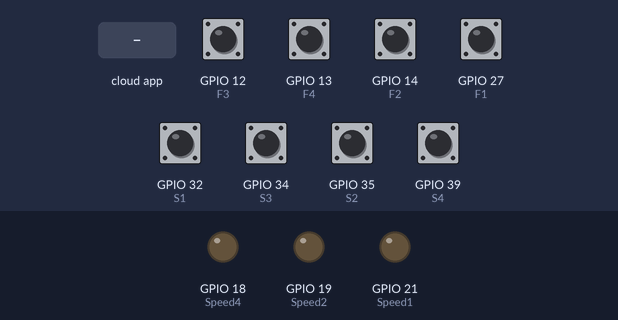
The sketch below on a simulated ESP32. Shown: output pins drawn as LEDs (lit = HIGH). The test bench sets the inputs (shaded band); at power-on: GPIO 12 (F3), GPIO 13 (F4), GPIO 14 (F2), GPIO 27 (F1), GPIO 32 (S1), GPIO 34 (S3), GPIO 35 (S2), GPIO 39 (S4) HIGH. WiFi joins after 1.5 s; servers stay silent unless stated; what the sketch prints to the serial monitor is not drawn.

Above: at 2.7 s.
2.8 s: the phone or cloud app sets Fan to 64
At 4.1 s:
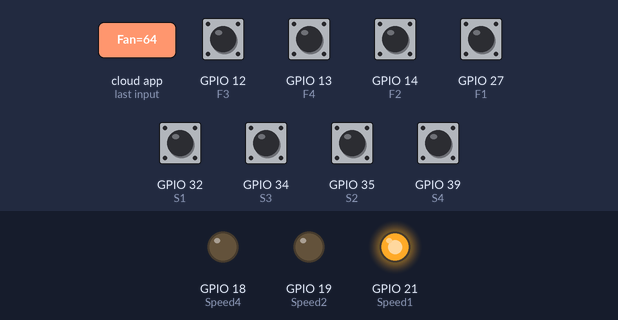
5.3 s: the phone or cloud app sets Fan to 128
At 7.2 s:
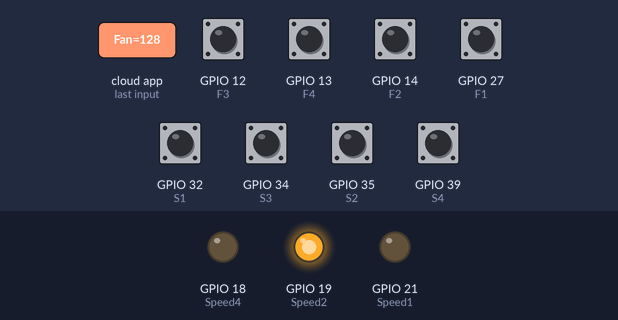
7.8 s: the phone or cloud app sets Fan to 255
At 9.1 s:
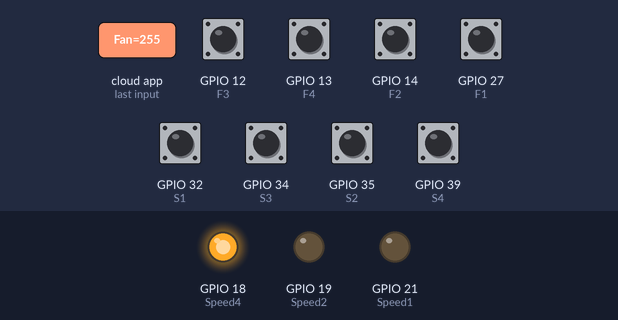
10.3 s: GPIO 13 (F4) pulled LOW for 0.15 s
At 11.5 s:
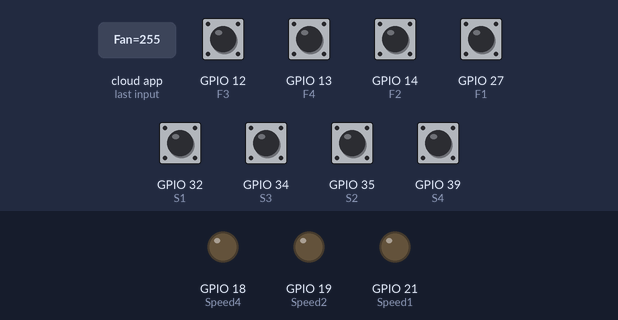
Timing chart, 0 to 13.3 s (numbered marks = the images above; inputs shaded):
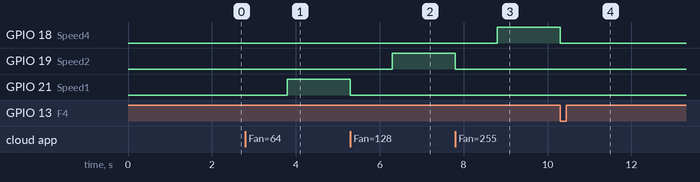

The sketch:

ESPALEXA_All_in_One.ino
```cpp
/*
 *
 * This is the code for the project,
 * Controlling UNLIMITED Appliances using ALEXA for FREE
 * YouTube Video Link - https://youtu.be/sB8JhWnzkTU
 *
 *
 * This code is tried and tested with
 * - Arduino IDE version 1.8.19
 * - ESP32 board packages version 2.0.1,
 * - ESPAlexa Library version 2.7.0,
 * - AceButton Library version 1.9.1
 *
 * In case the code doesn't work, try upgrading/downgrading the verison of above mentioned Libraries.
 *
 */

#define DEBUG_SW 1

// libraries
#include <WiFi.h>
#include <Espalexa.h> // https://github.com/Aircoookie/Espalexa
#include <AceButton.h> // https://github.com/bxparks/AceButton

using namespace ace_button;

Espalexa espalexa;

//  Pins of Relay (Appliance Control)
#define R1 15
#define R2 2
#define R3 4
#define R4 22

// Pins of Relay (Fan Speed Control)
#define Speed1 21
#define Speed2 19
#define Speed4 18

// Pins of Switches
#define S1 32
#define S2 35
#define S3 34
#define S4 39

// Pins of Fan Regulator Knob
#define F1  27
#define F2  14
#define F3  12
#define F4  13

// Flags for Fan Regulator Knob
bool speed0_flag = 1;
bool speed1_flag = 1;
bool speed2_flag = 1;
bool speed3_flag = 1;
bool speed4_flag = 1;

// WiFi Credentials
const char* ssid = "SmS_jiofi";
const char* password = "sms123458956";

// device names
String Appliance1 = "Light 1";
String Appliance2 = "Light 2";
String Appliance3 = "Light 3";
String Appliance4 = "Light 4";
String Fan = "Fan";


boolean connectWifi();

//callback functions
void firstLightChanged(uint8_t brightness);
void secondLightChanged(uint8_t brightness);
void thirdLightChanged(uint8_t brightness);
void fourthLightChanged(uint8_t brightness);
void fanChanged(uint8_t brightness);


ButtonConfig config1;
AceButton button1(&config1);
ButtonConfig config2;
AceButton button2(&config2);
ButtonConfig config3;
AceButton button3(&config3);
ButtonConfig config4;
AceButton button4(&config4);

void handleEvent1(AceButton*, uint8_t, uint8_t);
void handleEvent2(AceButton*, uint8_t, uint8_t);
void handleEvent3(AceButton*, uint8_t, uint8_t);
void handleEvent4(AceButton*, uint8_t, uint8_t);

boolean wifiConnected = false;

//our callback functions
void firstLightChanged(uint8_t brightness)
{

  if (brightness == 255)
  {
    digitalWrite(R1, HIGH);
    Serial.println("Device1 ON");
  }
  else
  {
    digitalWrite(R1, LOW);
    Serial.println("Device1 OFF");
  }
}

void secondLightChanged(uint8_t brightness)
{

  if (brightness == 255)
  {
    digitalWrite(R2, HIGH);
    Serial.println("Device2 ON");
  }
  else
  {
    digitalWrite(R2, LOW);
    Serial.println("Device2 OFF");
  }
}

void thirdLightChanged(uint8_t brightness)
{

  if (brightness == 255)
  {
    digitalWrite(R3, HIGH);
    Serial.println("Device3 ON");
  }
  else
  {
    digitalWrite(R3, LOW);
    Serial.println("Device3 OFF");
  }
}

void fourthLightChanged(uint8_t brightness)
{
  if (brightness == 255)
  {
    digitalWrite(R4, HIGH);
    Serial.println("Device4 ON");
  }
  else
  {
    digitalWrite(R4, LOW);
    Serial.println("Device4 OFF");
  }
}

void fanChanged(uint8_t brightness)
{
  int percent = map(brightness, 0, 255, 0, 4);

  if (percent == 0)
    speed0();
  if (percent == 1)
    speed1();
  if (percent == 2)
    speed2();
  if (percent == 3)
    speed3();
  if (percent == 4)
    speed4();

}

// connect to wifi – returns true if successful or false if not
boolean connectWifi()
{
  boolean state = true;
  int i = 0;

  WiFi.mode(WIFI_STA);
  WiFi.begin(ssid, password);
  Serial.println("");
  Serial.println("Connecting to WiFi");

  // Wait for connection
  Serial.print("Connecting...");
  while (WiFi.status() != WL_CONNECTED) {
    delay(500);
    Serial.print(".");
    if (i > 20) {
      state = false; break;
    }
    i++;
  }
  Serial.println("");
  if (state) {
    Serial.print("Connected to ");
    Serial.println(ssid);
    Serial.print("IP address: ");
    Serial.println(WiFi.localIP());
  }
  else {
    Serial.println("Connection failed.");
  }
  return state;
}

void ESPAlexa_Devices()
{
  // Define your devices here.
  espalexa.addDevice(Appliance1, firstLightChanged);
  espalexa.addDevice(Appliance2, secondLightChanged);
  espalexa.addDevice(Appliance3, thirdLightChanged);
  espalexa.addDevice(Appliance4, fourthLightChanged);
  espalexa.addDevice(Fan, fanChanged);

  espalexa.begin();
}

void setup()
{
  Serial.begin(115200);

  pinMode(R1, OUTPUT);
  pinMode(R2, OUTPUT);
  pinMode(R3, OUTPUT);
  pinMode(R4, OUTPUT);

  digitalWrite(R1, LOW);
  digitalWrite(R2, LOW);
  digitalWrite(R3, LOW);
  digitalWrite(R4, LOW);

  pinMode(Speed1, OUTPUT);
  pinMode(Speed2, OUTPUT);
  pinMode(Speed4, OUTPUT);

  pinMode(S1, INPUT_PULLUP);
  pinMode(S2, INPUT_PULLUP);
  pinMode(S3, INPUT_PULLUP);
  pinMode(S4, INPUT_PULLUP);

  pinMode(F1, INPUT_PULLUP);
  pinMode(F2, INPUT_PULLUP);
  pinMode(F3, INPUT_PULLUP);
  pinMode(F4, INPUT_PULLUP);


  config1.setEventHandler(button1Handler);
  config2.setEventHandler(button2Handler);
  config3.setEventHandler(button3Handler);
  config4.setEventHandler(button4Handler);


  button1.init(S1);
  button2.init(S2);
  button3.init(S3);
  button4.init(S4);


  // Initialise wifi connection
  wifiConnected = connectWifi();

  if (wifiConnected)
  {
    ESPAlexa_Devices();
  }
  else
  {
    Serial.println("wifi not connected!!!");
    delay(1000);
  }
}

void loop()
{
  if (WiFi.status() != WL_CONNECTED)
  {
    if (DEBUG_SW)Serial.print("Not Connected ");
  }
  else
  {
    if (DEBUG_SW)Serial.print("Connected  ");
    if (wifiConnected)
    {
      espalexa.loop();
      delay(1);
    }
    else
    {
      wifiConnected = connectWifi();
      if (wifiConnected)
      {
        ESPAlexa_Devices();
      }
    }
  }

  button1.check();
  button2.check();
  button3.check();
  button4.check();
  fan_switch_check();

}

void button1Handler(AceButton* button, uint8_t eventType, uint8_t buttonState) {
  Serial.println("EVENT1");
  EspalexaDevice* d1 = espalexa.getDevice(0);
  switch (eventType) {
    case AceButton::kEventPressed:
      Serial.println("kEventPressed");
      d1->setPercent(100); //This is used for feedback
      digitalWrite(R1, HIGH);
      break;
    case AceButton::kEventReleased:
      Serial.println("kEventReleased");
      d1->setPercent(0);
      digitalWrite(R1, LOW);
      break;
  }
}

void button2Handler(AceButton* button, uint8_t eventType, uint8_t buttonState) {
  Serial.println("EVENT2");
  EspalexaDevice* d2 = espalexa.getDevice(1);
  switch (eventType) {
    case AceButton::kEventPressed:
      Serial.println("kEventPressed");
      d2->setPercent(100);
      digitalWrite(R2, HIGH);
      break;
    case AceButton::kEventReleased:
      Serial.println("kEventReleased");
      d2->setPercent(0);
      digitalWrite(R2, LOW);
      break;
  }
}

void button3Handler(AceButton* button, uint8_t eventType, uint8_t buttonState) {
  Serial.println("EVENT3");
  EspalexaDevice* d3 = espalexa.getDevice(2);
  switch (eventType) {
    case AceButton::kEventPressed:
      Serial.println("kEventPressed");
      d3->setPercent(100);
      digitalWrite(R3, HIGH);
      break;
    case AceButton::kEventReleased:
      Serial.println("kEventReleased");
      d3->setPercent(0);
      digitalWrite(R3, LOW);
      break;
  }
}

void button4Handler(AceButton* button, uint8_t eventType, uint8_t buttonState) {
  Serial.println("EVENT4");
  EspalexaDevice* d4 = espalexa.getDevice(3);
  switch (eventType) {
    case AceButton::kEventPressed:
      Serial.println("kEventPressed");
      d4->setPercent(100);
      digitalWrite(R4, HIGH);
      break;
    case AceButton::kEventReleased:
      Serial.println("kEventReleased");
      d4->setPercent(0);
      digitalWrite(R4, LOW);
      break;
  }
}

void fan_switch_check()
{
  if (digitalRead(F1) == LOW && speed1_flag == 1)
  {
    EspalexaDevice* d5 = espalexa.getDevice(4);
    d5->setPercent(25);
    speed1();
    speed1_flag = 0;
    speed2_flag = 1;
    speed3_flag = 1;
    speed4_flag = 1;
    speed0_flag = 1;


  }
  if (digitalRead(F2) == LOW && digitalRead(F3) == HIGH && speed2_flag == 1)
  {
    EspalexaDevice* d5 = espalexa.getDevice(4);
    d5->setPercent(50);
    speed2();
    speed1_flag = 1;
    speed2_flag = 0;
    speed3_flag = 1;
    speed4_flag = 1;
    speed0_flag = 1;

  }
  if (digitalRead(F2) == LOW && digitalRead(F3) == LOW && speed3_flag == 1)
  {
    EspalexaDevice* d5 = espalexa.getDevice(4);
    d5->setPercent(75);
    speed3();
    speed1_flag = 1;
    speed2_flag = 1;
    speed3_flag = 0;
    speed4_flag = 1;
    speed0_flag = 1;
  }
  if (digitalRead(F4) == LOW  && speed4_flag == 1)
  {
    EspalexaDevice* d5 = espalexa.getDevice(4);
    d5->setPercent(100);
    speed4();
    speed1_flag = 1;
    speed2_flag = 1;
    speed3_flag = 1;
    speed4_flag = 0;
    speed0_flag = 1;
  }
  if (digitalRead(F1) == HIGH && digitalRead(F2) == HIGH && digitalRead(F3) == HIGH && digitalRead(F4) == HIGH  && speed0_flag == 1)
  {
    EspalexaDevice* d5 = espalexa.getDevice(4);
    d5->setPercent(0);
    speed0();
    speed1_flag = 1;
    speed2_flag = 1;
    speed3_flag = 1;
    speed4_flag = 1;
    speed0_flag = 0;
  }
}

// Fan Speed Control

void speed0()
{
  //All Relays Off - Fan at speed 0
  if (DEBUG_SW)Serial.println("SPEED 0");
  digitalWrite(Speed1, LOW);
  digitalWrite(Speed2, LOW);
  digitalWrite(Speed4, LOW);

}

void speed1()
{
  //Speed1 Relay On - Fan at speed 1
  if (DEBUG_SW)Serial.println("SPEED 1");
  digitalWrite(Speed1, LOW);
  digitalWrite(Speed2, LOW);
  digitalWrite(Speed4, LOW);
  delay(1000);
  digitalWrite(Speed1, HIGH);
}

void speed2()
{
  //Speed2 Relay On - Fan at speed 2
  if (DEBUG_SW)Serial.println("SPEED 2");
  digitalWrite(Speed1, LOW);
  digitalWrite(Speed2, LOW);
  digitalWrite(Speed4, LOW);
  delay(1000);
  digitalWrite(Speed2, HIGH);
}

void speed3()
{
  //Speed1 & Speed2 Relays On - Fan at speed 3
  if (DEBUG_SW)Serial.println("SPEED 3");
  digitalWrite(Speed1, LOW);
  digitalWrite(Speed2, LOW);
  digitalWrite(Speed4, LOW);
  delay(1000);
  digitalWrite(Speed1, HIGH);
  digitalWrite(Speed2, HIGH);

}

void speed4()
{
  //Speed4 Relay On - Fan at speed 4
  if (DEBUG_SW)Serial.println("SPEED 4");
  digitalWrite(Speed1, LOW);
  digitalWrite(Speed2, LOW);
  digitalWrite(Speed4, LOW);
  delay(1000);
  digitalWrite(Speed4, HIGH);
}
```

Measured:
- after the input at 2.8 s, GPIO 21 (Speed1): LOW → HIGH after 1.0 s
- after the input at 5.3 s, GPIO 19 (Speed2): LOW → HIGH after 1.0 s; GPIO 21 (Speed1): HIGH → LOW at once
- after the input at 7.8 s, GPIO 18 (Speed4): LOW → HIGH after 1.0 s; GPIO 19 (Speed2): HIGH → LOW at once
- after the input at 10.3 s, GPIO 18 (Speed4): HIGH → LOW at once
